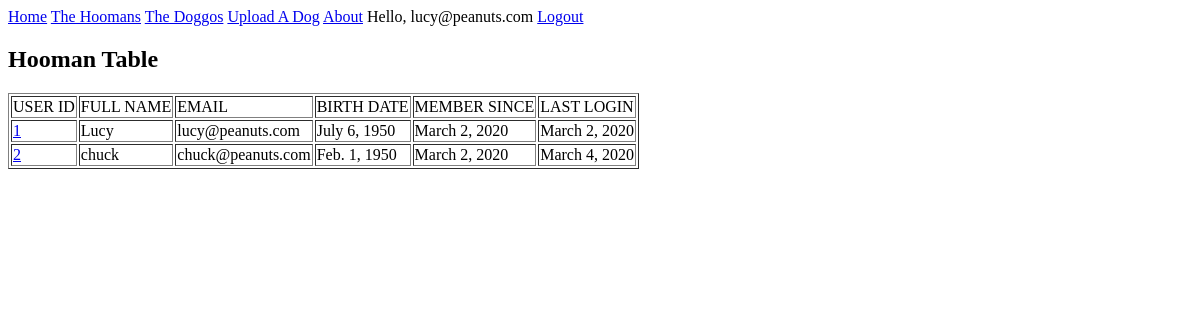
The page /users-page (signed in) on the database as committed earlier.
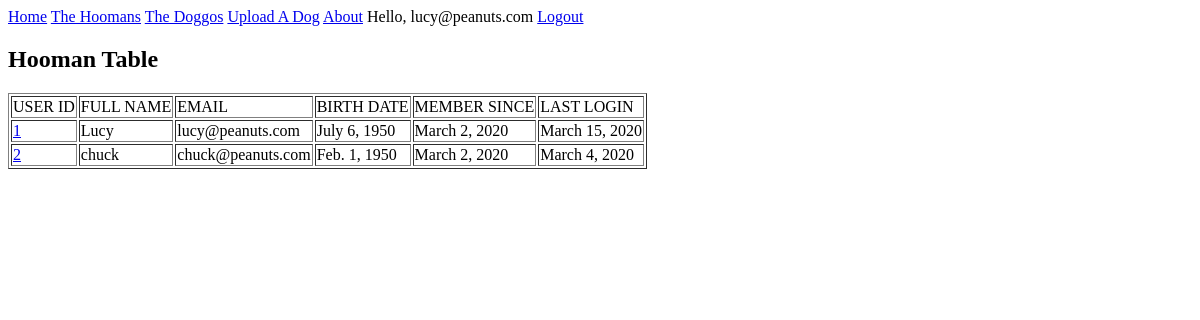
The same page on the database as committed later.
### u_app/models.py (models this page shows)
class MyUser(AbstractBaseUser):
    email = models.EmailField(max_length=254, unique=True)
    password = models.CharField(max_length=50)
    full_name = models.CharField(max_length=50)
    birth_date = models.DateField(blank=True, null=True)
    registration_date = models.DateTimeField(auto_now_add=True)
    last_login = models.DateTimeField(auto_now_add=True)
    objects = BaseUserManager()
    USERNAME_FIELD = 'email'
    REQUIRED_FIELDS = ['full_name', 'birth_date',]

### u_app/views.py (the view)
# urls.py: path('users-page', views.users, name='users'),
@login_required
def users(request):
    users = MyUser.objects.all()
    return render(request, 'users.html', {'users': users})

### u_app/templates/users.html (shortened to what this page needs)
<!DOCTYPE html>
<html>
<head>
</head>
{% extends 'base.html' %}
{% block content %}
<body>
    <h2>Hooman Table</h2>
    <table border="1">
        <td>USER ID</td>
        <td>FULL NAME</td>
        <td>EMAIL</td>
        <td>BIRTH DATE</td>
        <td>MEMBER SINCE</td>
        <td>LAST LOGIN</td>
        {% for user in users %}
        <tr>
            <td><a href="http://localhost:8000/users/{{user.id}}">{{user.id}}</a></td>
            <td>{{ user.full_name }}</td>
            <td>{{ user.email }}</td>
            <td>{{ user.birth_date|date }}</td>
            <td>{{ user.registration_date|date }}</td>
            <td>{{ user.last_login|date }}</td>
        </tr>
        {% endfor %}
    </table>
</body>
{% endblock content %}

### u_app/templates/base.html
<!DOCTYPE html>
<html>
<head>
</head>
<body>
    <a href="{% url 'home' %}">Home</a>
    <a href="{% url 'users' %}">The Hoomans</a>
    <a href="{% url 'doggo_polls' %}">The Doggos</a>
    <a href="{% url 'register_dog' %}">Upload A Dog</a>
    <a href="{% url 'about_me' %}">About</a>
    {% if user.is_authenticated %}
        Hello, {{ user.email }}
    <a href="{% url 'logout' %}">Logout</a>
    {% else %}
    <a href="{% url 'register' %}">Register</a>
    <a href="{% url 'login' %}">Login</a>
    {% endif %}
{% block content %}{% endblock content %}
</body>
</html>

Rows that differ between the two databases and show on the page:
changed MyUser "Lucy": last_login "March 2, 2020" → "March 15, 2020"
